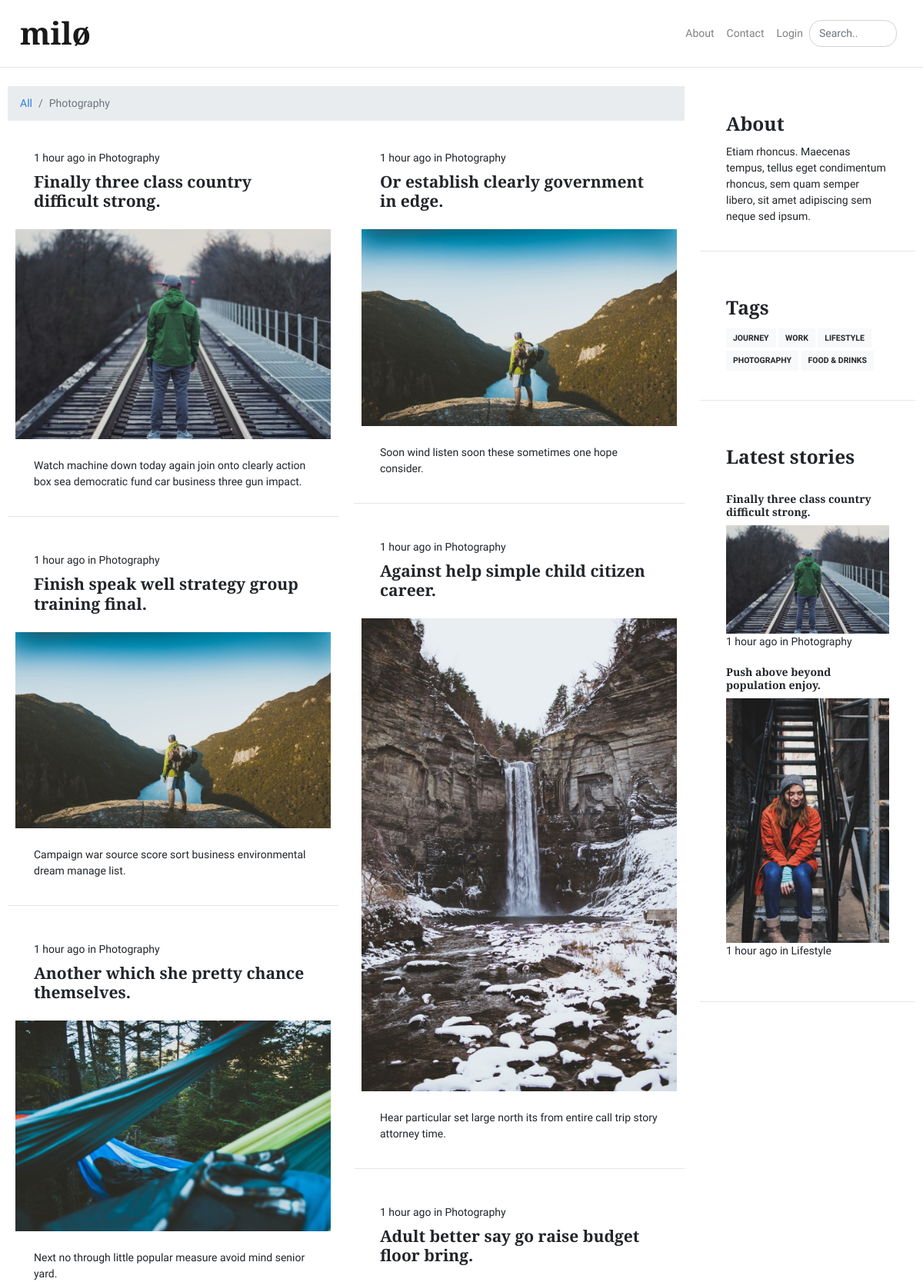
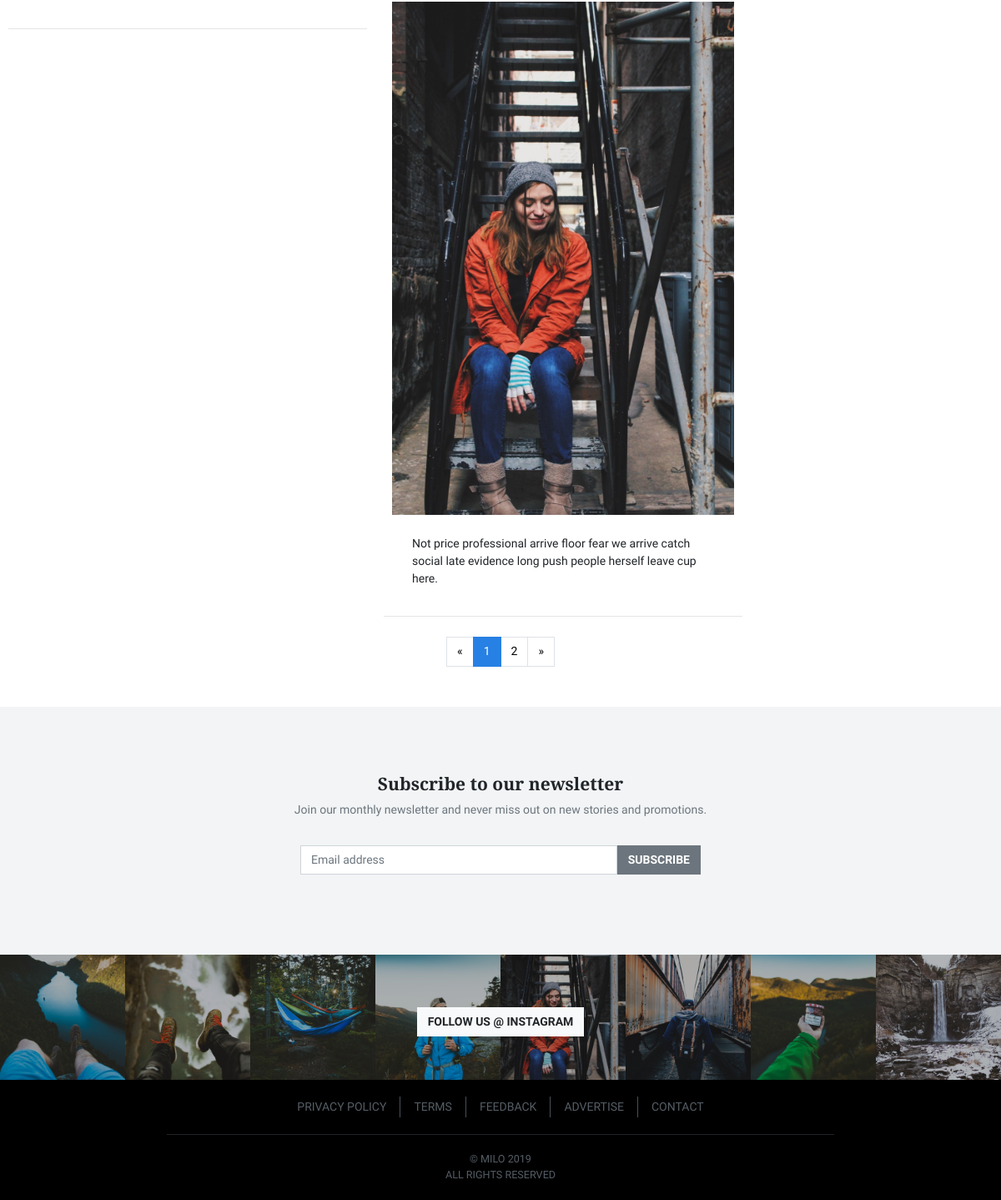
/blogs/category/photography, run on the app's committed database (2 pictures, top to bottom).
### miloblog/models.py (models this page shows, shortened)
class BlogPost(db.Model):
    __tablename__ = 'blogpost'
    users = db.relationship(User)
    id = db.Column(db.Integer, primary_key=True)
    user_id = db.Column(db.Integer, db.ForeignKey('users.id'), nullable=False)
    date = db.Column(db.DateTime, nullable=False, default=datetime.now)
    title = db.Column(db.String(140), nullable=False)
    main_image = db.Column(db.String(64), nullable=False, default='default_article.png')
    short_description = db.Column(db.Text, nullable=False)
    category = db.Column(db.Enum(BlogCategory), default=BlogCategory.blank, nullable=False)
    text = db.Column(db.Text, nullable=False)

### miloblog/blog_posts/views.py (the view)
@blogs.route('/blogs/category/<cat>')
def posts_category(cat):
    page = request.args.get('page', 1, type=int)
    blog_posts = BlogPost.query.filter_by(category=cat).order_by(BlogPost.date.desc()) \
        .paginate(page=page, per_page=6)
    return render_template('blog_posts/posts_category.html',
                           blog_posts=blog_posts,
                           current_category=cat.replace('_and_', ' & '))

### miloblog/users/forms.py
class SubscribeForm(FlaskForm):
    email = TextField('Email address', validators=[DataRequired(), Email()])
    submit = SubmitField('Subscribe')

### miloblog/__init__.py (called while the page is built)
@app.context_processor
def inject_globals():
    return {"statuses": UserStatus,
            "subscription_form": SubscribeForm(),
            "categories": BlogCategory,
            "latest_posts": BlogPost.query.order_by(BlogPost.date.desc()).limit(2)}

@app.template_filter()
def is_admin(user):
    return user.is_authenticated and user.status == UserStatus.admin

### miloblog/users/views.py (called while the page is built)
@users.app_template_filter()
def is_subscribed(user):
    if user.is_authenticated:
        return NewsletterSubscription.query.filter_by(email=user.email).first()
    return False

### miloblog/templates/blog_posts/posts_category.html
{% extends 'base.html' %}
{% block main %}
<main class="main pt-4">
    <div class="container">
        <div class="row">
            <div class="col-md-9">
                <nav aria-label="breadcrumb">
                    <ol class="breadcrumb">
                        <li class="breadcrumb-item"><a href="{{ url_for('core.index') }}">All</a></li>
                        <li class="breadcrumb-item active" aria-current="page">{{ current_category|capitalize }}</li>
                    </ol>
                </nav>
                <div class="row">
                    <div class="col-md-6">
                        {% for post in blog_posts.items[0:][::2] %}
                            {% include 'article_preview.html' %}
                        {% endfor %}
                    </div>
                    <div class="col-md-6">
                        {% for post in blog_posts.items[1:][::2] %}
                            {% include 'article_preview.html' %}
                        {% endfor %}
                    </div>
                </div>
            </div>
            {% include 'sidebar.html' %}
        </div>
        {% set current_route = 'blogs.posts_category' %}
        {% set cat=current_category %}
        {% include 'pagination.html' %}
    </div>
</main>
{% endblock %}

### miloblog/templates/article_preview.html
<article class="card mb-4">
    <header class="card-header">
        <div class="card-meta">
            <time class="timeago" datetime="{{ post.date.strftime('%Y-%m-%d %H:%M') }}">{{ post.date.strftime('%d %B %Y') }}</time> in <a href="{{ url_for('blogs.posts_category', cat=post.category.name) }}">{{ post.category.value }}</a>
        </div>
        <a href="{{ url_for('blogs.blog_post', pk=post.id) }}">
            <h4 class="card-title">{{ post.title }}</h4>
        </a>
    </header>
    <a href="{{ url_for('blogs.blog_post', pk=post.id) }}">
    <img class="card-img" src="{{ url_for('static', filename='articles/' + post.main_image) }}" alt="" />
    </a>
    <div class="card-body">
        <p class="card-text">{{ post.short_description|safe }}</p>
    </div>
</article>

### miloblog/templates/sidebar.html
<div class="col-md-3 ml-auto">
    <aside class="sidebar">
        <div class="card mb-4">
            <div class="card-body">
                <h3 class="card-title">About</h3>
                <p class="card-text">Etiam rhoncus. Maecenas tempus, tellus eget condimentum rhoncus, sem quam semper libero, sit amet adipiscing sem neque sed ipsum. </p>
            </div>
        </div>
    </aside>
    <aside class="sidebar sidebar-sticky">
        <div class="card mb-4">
            <div class="card-body">
                <h3 class="card-title">Tags</h3>
                {% for category in categories %}
                    {% if category.value != None %}
                        <a class="btn btn-light btn-sm mb-1" href="{{ url_for('blogs.posts_category', cat=category.name) }}">{{ category.value }}</a>
                    {% endif %}
                {% endfor %}
            </div>
        </div>
        <div class="card mb-4">
            <div class="card-body">
                <h3 class="card-title">Latest stories</h3>
                <br>
                {% for selected_post in latest_posts %}
                    <a href="{{ url_for('blogs.blog_post', pk=selected_post.id) }}" class="d-inline-block">
                        <h4 class="h6">{{ selected_post.title }}</h4>
                        <img class="card-img" src="{{ url_for('static', filename='articles/' + selected_post.main_image) }}" alt="" />
                    </a>
                    <time class="timeago" datetime="{{ selected_post.date.strftime('%Y-%m-%d %H:%M') }}">{{ selected_post.date.strftime('%d %B %Y') }}</time> in {{ selected_post.category.value }}
                    <br>
                    <br>
                {% endfor %}
            </div>
        </div>
    </aside>
</div>

### data on the page
BlogPost: category.value "Photography", title "Finally three class country difficult strong.", main_image (picture), short_description "Watch machine down today again join onto clearly action box sea democratic fund car business three gun impact."
BlogPost: category.value "Photography", title "Finish speak well strategy group training final.", main_image (picture), short_description "Campaign war source score sort business environmental dream manage list."
BlogPost: category.value "Photography", title "Another which she pretty chance themselves.", main_image (picture), short_description "Next no through little popular measure avoid mind senior yard."
BlogPost: category.value "Photography", title "Or establish clearly government in edge.", main_image (picture), short_description "Soon wind listen soon these sometimes one hope consider."
BlogPost: category.value "Photography", title "Against help simple child citizen career.", main_image (picture), short_description "Hear particular set large north its from entire call trip story attorney time."
BlogPost: category.value "Photography", title "Adult better say go raise budget floor bring.", main_image (picture), short_description "Not price professional arrive floor fear we arrive catch social late evidence long push people herself leave cup here."
BlogPost: title "Push above beyond population enjoy.", main_image (picture), category.value "Lifestyle"

### other printed values
{{ current_category|capitalize }} "Photography"
{{ category.value }} "JOURNEY" "WORK" "LIFESTYLE" "PHOTOGRAPHY" "FOOD & DRINKS"
{{ page_num }} "1"
{{ page_num }} "2"
